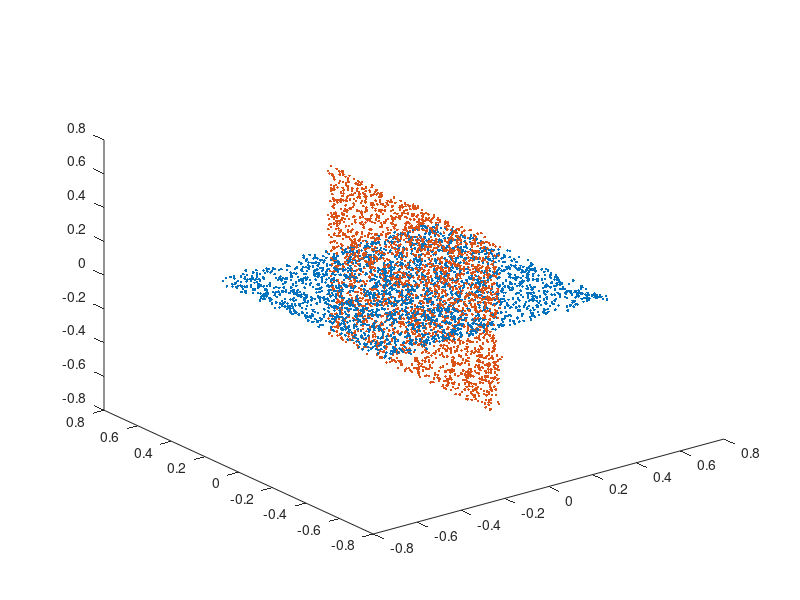

The MATLAB source for this figure: (Note: this script raises an error after producing the figure.)

%% Here is a toy example. 
rng('default');
addpath(genpath(pwd));

n = [2500, 2500];  % number of data points from each manifold
D = 50;  % the ambient dimension 
d = 2;   % the intrinsic dimenison
rotation = [0, pi/2]; % rotate randomly generated horizontal manifolds by an angle. 
tau = 0.05; 
noise_type = 'uniform'; 

data = zeros([sum(n) D]); labels = zeros([sum(n) 1]);

% For each manifold
for j = 1:length(n)

  % Generate rotation
  c = cos(rotation(j));
  s = sin(rotation(j));
  G = eye(D);
  G(1:(d+1),1:(d+1)) = [ c 0 s; 
                         0 1 0
                        -s 0 c];
 

  % Generate noiseless, standardized data
  thisData = zeros([n(j) D]);
  thisData(:,1:d) = -0.5 + rand([n(j) 2]);

  % Pollute standardized data with noise
  switch noise_type
    case 'gaussian'
      thisData = thisData + normrnd(0,tau/sqrt(D-d),size(thisData));
    case 'uniform'
      thisData = thisData + sqrt(3)*tau/sqrt(D-d)*(2*rand(size(thisData))-1);
  end

  % Rotate polluted data
  thisData = thisData * G;

  % Place data in right locations in output.
  row1 = 0 + sum(n(1:(j-1))) + 1;
  row2 = sum(n(1:j));
  data(row1:row2,:) = thisData;
  labels(row1:row2) = j;
end

plot3(data(1:n(1),1),data(1:n(1),2),data(1:n(1),3),'.')
hold on 
plot3(data(n(1)+1:n(1)+n(2),1),data(n(1)+1:n(1)+n(2),2),data(n(1)+1:n(1)+n(2),3),'.')
hold off

%% Here is where you run the SVD code. 
parallel = 0;    
EstDimopts = struct('NumberOfTrials',3,'verbose',0,'MAXDIM',size(data,2),'MAXAMBDIM',size(data,2),'Ptwise',0,'PtIdxs',0,'NetsOpts',[],'UseSmoothedS',0,'EnlargeScales',0,'Deltas',[],'KeepV',0,'kNN',[],'AllPtsFast',0,'DownSample',1,'RandomizedSVDThres',inf);
[d_est,noise_margin] = EstDim_MSVD(data', parallel, EstDimopts);
d_est; % this should be equal to d
tau_est = sqrt(D-d)*noise_margin; % this should be equal to tau. 